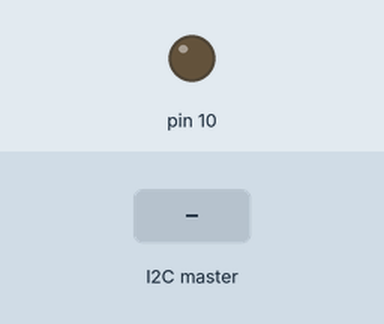
This sketch was run on a simulated Arduino Uno, built with avr-gcc and run on an emulated ATmega328P. Parts: output pins drawn as LEDs (lit = HIGH). The inputs (shaded band) are chosen by the test bench.

Above: at 1.2 s.
1.3 s: the I2C master sends the byte 1
At 1.8 s:
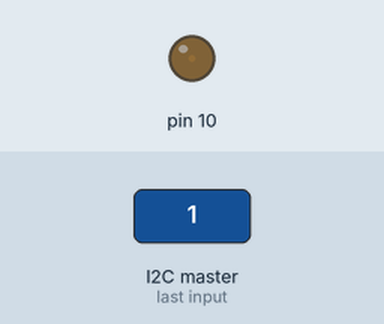
2.8 s: the I2C master sends the byte 90
At 4.0 s:
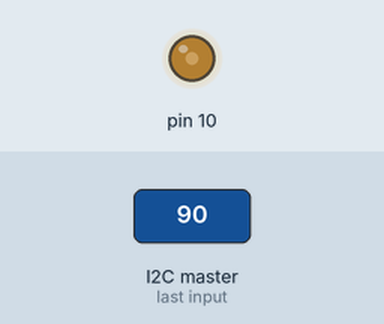
4.3 s: the I2C master sends the byte 200
At 5.3 s:
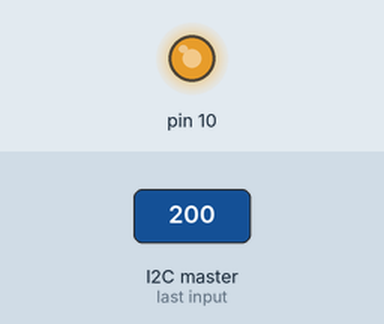
Timing chart, 0 to 7.3 s (numbered marks = the images above; inputs shaded):
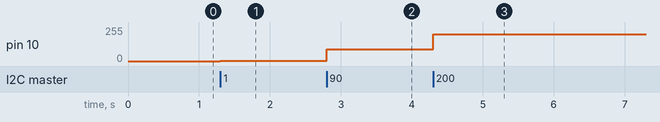

The sketch:

K05_5_2_I2C_Slave.ino
```cpp
#include "Wire.h"

byte Empfangswert;

void setup() {
  Wire.begin(8);
  Wire.onReceive(Datenempfang);
  pinMode(10, OUTPUT);
}

void loop() {
  analogWrite(10, Empfangswert);
}

void Datenempfang(int howMany) {
  if(Wire.available())
    Empfangswert = Wire.read();
}
```

Measured:
- after the input at 1.3 s, pin 10: 0/255 → 1/255 at once
- after the input at 2.8 s, pin 10: 1/255 → 90/255 at once
- after the input at 4.3 s, pin 10: 90/255 → 200/255 at once
